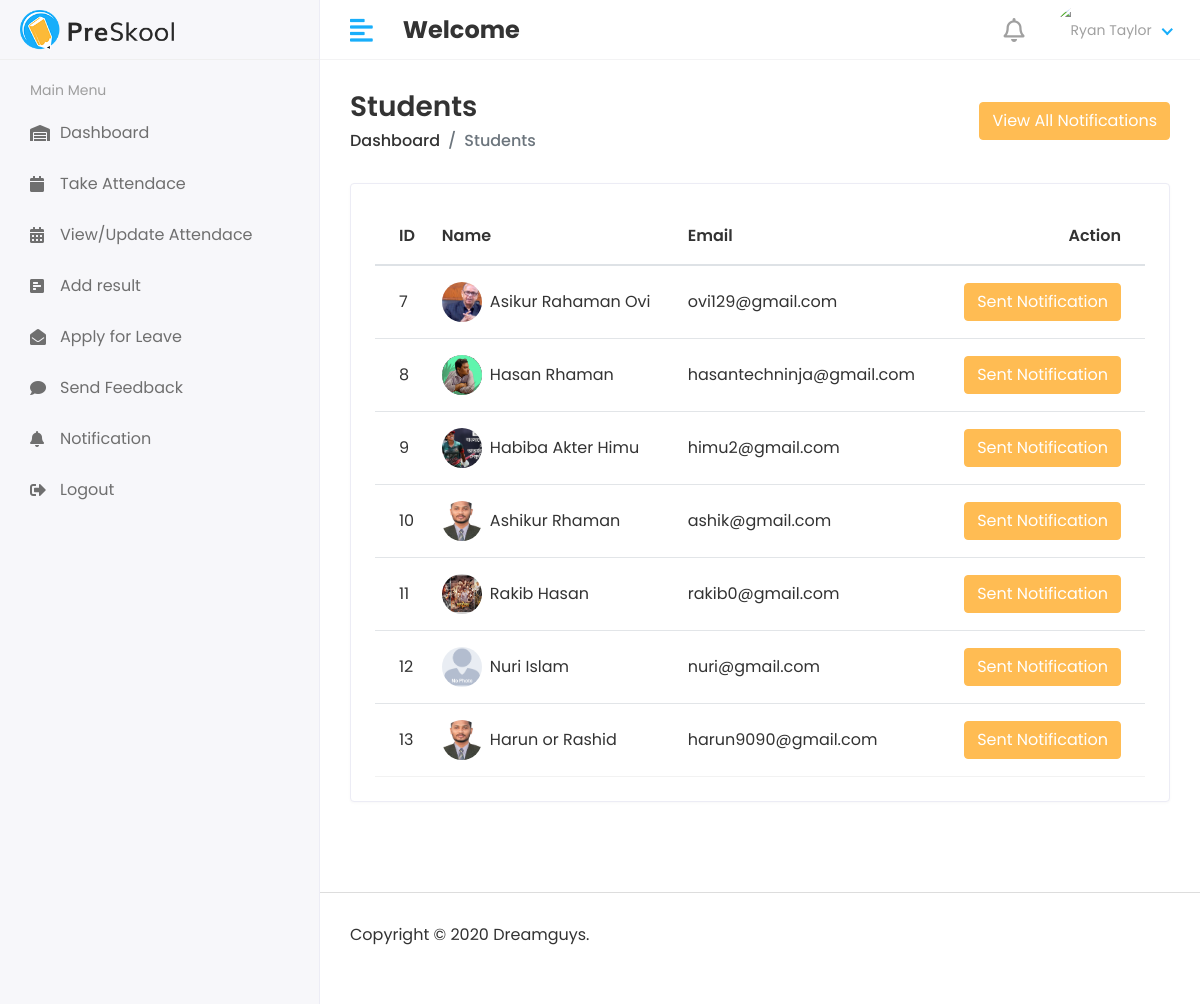
/student/notifications/, run on the app's committed database.
### App/models.py (models this page shows, shortened)
class Student(models.Model):
    admin=models.OneToOneField(CustomUser, on_delete=models.CASCADE)
    address=models.TextField()
    gender=models.CharField(max_length=50)
    religion=models.CharField( max_length=50)
    dateOfBrith=models.DateTimeField( auto_now_add=False)
    course_id=models.ForeignKey(Course, on_delete=models.CASCADE)
    session_year=models.ForeignKey(session_year, on_delete=models.CASCADE)
    create_at=models.DateTimeField( auto_now_add=False)
    update_at=models.DateTimeField( auto_now=True)
    phone=models.CharField( max_length=50,blank=True,null=True)

class CustomUser(AbstractUser):
    USER=(
        (1, 'HOD'),
        (2, 'STAFF'),
        (3, 'STUDENT'),
    )
    user_type=models.CharField(choices=USER, max_length=50,default=1,blank=True,null=True)
    profile_pic=models.ImageField( upload_to='profile pic',blank=True,null=True)

### App/hod_views.py (the view)
# urls.py: path('student/notifications/',hod_views.StudentNotificationView,name='studentnotifications'),
def StudentNotificationView(request):
   student=Student.objects.all().order_by('id')
   notification=StudentNotifications.objects.all().order_by('-id')
   return render(request,'hod/studentnotifications.html',locals())

### App/context_processors.py (called while the page is built)
def StafViewNotification(request):
    c = 0
    if request.user.is_authenticated:
        staf = Staf.objects.filter(admin=request.user.id)
        for i in staf:
            staf_id = i.id
            notifications = stafNotificatuion.objects.filter(staf_id=staf_id, status=0)
            c += notifications.count()  #
    return {'c': c}

### templates/hod/studentnotifications.html (shortened to what this page needs)
{% extends "base.html" %}
{% load static %}
{% block content %}
<div class="page-wrapper">
    <div class="content container-fluid">
        <div class="page-header">
            <div class="row align-items-center">
                <div class="col">
                    <h3 class="page-title">Students</h3>
                    <ul class="breadcrumb">
                        <li class="breadcrumb-item"><a href="index.html">Dashboard</a></li>
                        <li class="breadcrumb-item active">Students</li>
                    </ul>
                </div>
                <div class="col-auto text-right float-right ml-auto">
                    <button type="button" class="btn btn-primary" data-toggle="modal" data-target="#exampleModal">
                        View All Notifications
                      </button>
                </div>
            </div>
        </div>
        <div class="row">
            <div class="col-sm-12">
                <div class="card card-table">
                    <div class="card-body">
                        <div class="table-responsive">
                            <table id="table_id" class="table table-hover table-center mb-0">
                                <thead>
                                    <tr>
                                        <th>ID</th>
                                        <th>Name</th>
                                        <th>Email</th>
                                        <th class="text-right">Action</th>
                                    </tr>
                                </thead>
                                <tbody>
                                    {% for s in student %}
                                        <tr>
                                            <td>{{ s.id }}</td>
                                            <td>
                                                <h2 class="table-avatar">
                                                    {% if s.admin.profile_pic %}
                                                        <a href="student-details.html" class="avatar avatar-sm mr-2">
                                                            <img class="avatar-img rounded-circle" src="{{ s.admin.profile_pic.url }}" alt="User Image">
                                                        </a>
                                                    {% else %}
                                                        <a href="student-details.html" class="avatar avatar-sm mr-2">
                                                            <img class="avatar-img rounded-circle" src= "{% static "assets/img/no-photo-icon-22 copy.png" %}"  alt="Default Image">
                                                        </a>
                                                    {% endif %}
                                                    <a href="{% url "student_details" s.id %}">{{ s.admin.first_name }} {{ s.admin.last_name }}</a>
                                                </h2>
                                            </td>
                                            <td>{{ s.admin.email }}</td>
                                            <td class="text-right">
                                                <button type="button" class="btn btn-primary" data-toggle="modal" data-target="#studentnotification-{{forloop.counter}}">
                                                    Sent Notification
                                                  </button>
                                            </td>
                                        </tr>
                                    {% endfor %}
                                </tbody>
                            </table>
                        </div>
                    </div>
                </div>
            </div>
        </div>
    </div>
</div>
{% endblock content %}

### static/assets/css/style.css (style rules this page uses)
html { height: 100%; }
body { background-color: #fff; color: #333; font-family: 'Poppins', sans-serif; font-size: 1rem; height: 100%; line-height: 1.5; overflow-x: hidden; }
h1, h2, h3, h4, h5, h6 { font-family: 'Poppins', sans-serif; margin-top: 0; }
a { color: #009ce7; }
input, button, a { transition: all 0.4s ease; -moz-transition: all 0.4s ease; -o-transition: all 0.4s ease; -ms-transition: all 0.4s ease; -webkit-transition: all 0.4s ease; }
input, input:focus, button, button:focus { outline: none; }
ul, ol { padding: 0px; list-style: none; }
.table { color: #333; max-width: 100%; margin-bottom: 0; width: 100%; }
table.table td h2 { display: inline-block; font-size: inherit; font-weight: 400; margin: 0; padding: 0; vertical-align: middle; }
table.table td h2.table-avatar { align-items: center; display: inline-flex; font-size: inherit; font-weight: 400; margin: 0; padding: 0; vertical-align: middle; white-space: nowrap; }
table.table td h2 a { color: #333; }
.table thead tr th { font-weight: 600; }
.table tbody tr { border-bottom: 1px solid rgba(0, 0, 0, 0.05); }
.table.table-center td, .table.table-center th { vertical-align: middle; }
.card-table .card-body .table > thead > tr > th { border-top: 0; }
.card-table .card-body .table tr td:first-child, .card-table .card-body .table tr th:first-child { padding-left: 1.5rem; }
.card-table .card-body .table tr td:last-child, .card-table .card-body .table tr th:last-child { padding-right: 1.5rem; }
.card-table .table td, .card-table .table th { border-top: 1px solid #e2e5e8; padding: 1rem 0.75rem; white-space: nowrap; }
.btn-primary { background-color: #FFBC53; border: 1px solid #FFBC53; }
.card { border: 1px solid #ececf5; box-shadow: 0 1px 3px 0 rgba(0, 0, 0, 0.03); margin-bottom: 1.875rem; }
.card-body { padding: 1.5rem; }
.avatar { position: relative; display: inline-block; width: 3rem; height: 3rem }
.avatar > img { width: 100%; height: 100%; -o-object-fit: cover; object-fit: cover; }
.avatar-sm { width: 2.5rem; height: 2.5rem; }
.page-wrapper { margin-left: 320px; padding-top: 60px; position: relative; transition: all 0.4s ease; }
.page-wrapper > .content { padding: 1.875rem 1.875rem 0; }
.page-header { margin-bottom: 1.875rem; }
.page-header .breadcrumb { background-color: transparent; color: #6c757d; font-size: 1rem; font-weight: 500; margin-bottom: 0; padding: 0; }
.page-header .breadcrumb a { color: #333; }
.page-title { font-size: 28px; font-weight: 600; color: #333; margin-bottom: 5px; }

### data on the page
Student: id "7", admin.profile_pic (picture), admin.first_name "Asikur Rahaman", admin.last_name "Ovi", admin.email "ovi129@gmail.com"
Student: id "8", admin.profile_pic (picture), admin.first_name "Hasan", admin.last_name "Rhaman", admin.email "hasantechninja@gmail.com"
Student: id "9", admin.profile_pic (picture), admin.first_name "Habiba Akter", admin.last_name "Himu", admin.email "himu2@gmail.com"
Student: id "10", admin.profile_pic (picture), admin.first_name "Ashikur", admin.last_name "Rhaman", admin.email "ashik@gmail.com"
Student: id "11", admin.profile_pic (picture), admin.first_name "Rakib", admin.last_name "Hasan", admin.email "rakib0@gmail.com"
Student: id "12", admin.first_name "Nuri", admin.last_name "Islam", admin.email "nuri@gmail.com"
Student: id "13", admin.profile_pic (picture), admin.first_name "Harun", admin.last_name "or Rashid", admin.email "harun9090@gmail.com"
